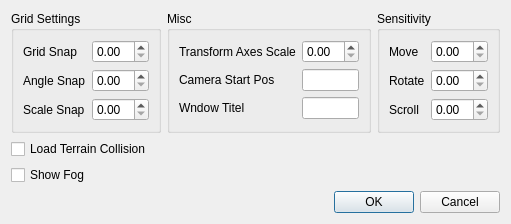
<?xml version="1.0" encoding="UTF-8"?>
<ui version="4.0">
 <class>EditorSettings</class>
 <widget class="QDialog" name="EditorSettings">
  <property name="geometry">
   <rect>
    <x>0</x>
    <y>0</y>
    <width>478</width>
    <height>212</height>
   </rect>
  </property>
  <property name="windowTitle">
   <string>Dialog</string>
  </property>
  <layout class="QVBoxLayout" name="verticalLayout">
   <item>
    <layout class="QHBoxLayout" name="horizontalLayout">
     <item>
      <widget class="QGroupBox" name="groupBox">
       <property name="title">
        <string>Grid Settings</string>
       </property>
       <layout class="QFormLayout" name="formLayout_2">
        <item row="0" column="0">
         <widget class="QLabel" name="label">
          <property name="text">
           <string>Grid Snap</string>
          </property>
         </widget>
        </item>
        <item row="0" column="1">
         <widget class="QDoubleSpinBox" name="gridsnapSpinBox"/>
        </item>
        <item row="1" column="0">
         <widget class="QLabel" name="label_2">
          <property name="text">
           <string>Angle Snap</string>
          </property>
         </widget>
        </item>
        <item row="1" column="1">
         <widget class="QDoubleSpinBox" name="anglesnapSpinBox"/>
        </item>
        <item row="2" column="0">
         <widget class="QLabel" name="label_3">
          <property name="text">
           <string>Scale Snap</string>
          </property>
         </widget>
        </item>
        <item row="2" column="1">
         <widget class="QDoubleSpinBox" name="scalesnapSpinBox"/>
        </item>
       </layout>
      </widget>
     </item>
     <item>
      <widget class="QGroupBox" name="groupBox_3">
       <property name="title">
        <string>Misc</string>
       </property>
       <layout class="QFormLayout" name="formLayout_3">
        <property name="fieldGrowthPolicy">
         <enum>QFormLayout::AllNonFixedFieldsGrow</enum>
        </property>
        <item row="0" column="0">
         <widget class="QLabel" name="label_7">
          <property name="text">
           <string>Transform Axes Scale</string>
          </property>
         </widget>
        </item>
        <item row="0" column="1">
         <widget class="QDoubleSpinBox" name="tAxesScalespinBox"/>
        </item>
        <item row="1" column="0">
         <widget class="QLabel" name="label_8">
          <property name="text">
           <string>Camera Start Pos</string>
          </property>
         </widget>
        </item>
        <item row="1" column="1">
         <widget class="QLineEdit" name="cameraStartPosedit"/>
        </item>
        <item row="2" column="0">
         <widget class="QLabel" name="label_9">
          <property name="text">
           <string>Wndow Titel</string>
          </property>
         </widget>
        </item>
        <item row="2" column="1">
         <widget class="QLineEdit" name="WindowTitleEdit"/>
        </item>
       </layout>
      </widget>
     </item>
     <item>
      <widget class="QGroupBox" name="groupBox_2">
       <property name="title">
        <string>Sensitivity</string>
       </property>
       <layout class="QFormLayout" name="formLayout">
        <item row="0" column="0">
         <widget class="QLabel" name="label_4">
          <property name="text">
           <string>Move</string>
          </property>
         </widget>
        </item>
        <item row="0" column="1">
         <widget class="QDoubleSpinBox" name="doubleSpinBox_4"/>
        </item>
        <item row="1" column="0">
         <widget class="QLabel" name="label_5">
          <property name="text">
           <string>Rotate</string>
          </property>
         </widget>
        </item>
        <item row="2" column="0">
         <widget class="QLabel" name="label_6">
          <property name="text">
           <string>Scroll</string>
          </property>
         </widget>
        </item>
        <item row="1" column="1">
         <widget class="QDoubleSpinBox" name="doubleSpinBox_5"/>
        </item>
        <item row="2" column="1">
         <widget class="QDoubleSpinBox" name="doubleSpinBox_6"/>
        </item>
       </layout>
      </widget>
     </item>
    </layout>
   </item>
   <item>
    <widget class="QCheckBox" name="loadTerranCol">
     <property name="text">
      <string>Load Terrain Collision</string>
     </property>
    </widget>
   </item>
   <item>
    <widget class="QCheckBox" name="showFog">
     <property name="text">
      <string>Show Fog</string>
     </property>
    </widget>
   </item>
   <item>
    <widget class="QDialogButtonBox" name="buttonBox">
     <property name="orientation">
      <enum>Qt::Horizontal</enum>
     </property>
     <property name="standardButtons">
      <set>QDialogButtonBox::Cancel|QDialogButtonBox::Ok</set>
     </property>
    </widget>
   </item>
  </layout>
 </widget>
 <resources/>
 <connections>
  <connection>
   <sender>buttonBox</sender>
   <signal>accepted()</signal>
   <receiver>EditorSettings</receiver>
   <slot>accept()</slot>
   <hints>
    <hint type="sourcelabel">
     <x>248</x>
     <y>254</y>
    </hint>
    <hint type="destinationlabel">
     <x>157</x>
     <y>274</y>
    </hint>
   </hints>
  </connection>
  <connection>
   <sender>buttonBox</sender>
   <signal>rejected()</signal>
   <receiver>EditorSettings</receiver>
   <slot>reject()</slot>
   <hints>
    <hint type="sourcelabel">
     <x>316</x>
     <y>260</y>
    </hint>
    <hint type="destinationlabel">
     <x>286</x>
     <y>274</y>
    </hint>
   </hints>
  </connection>
 </connections>
</ui>
